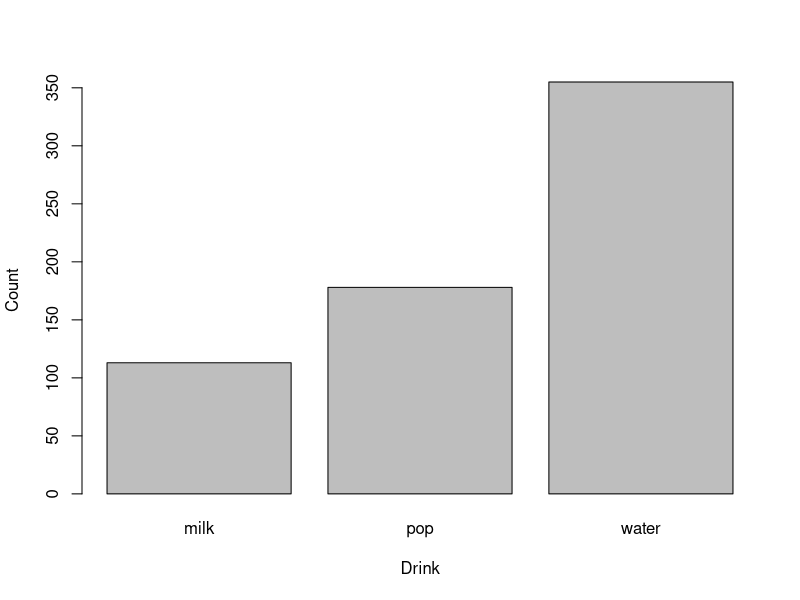
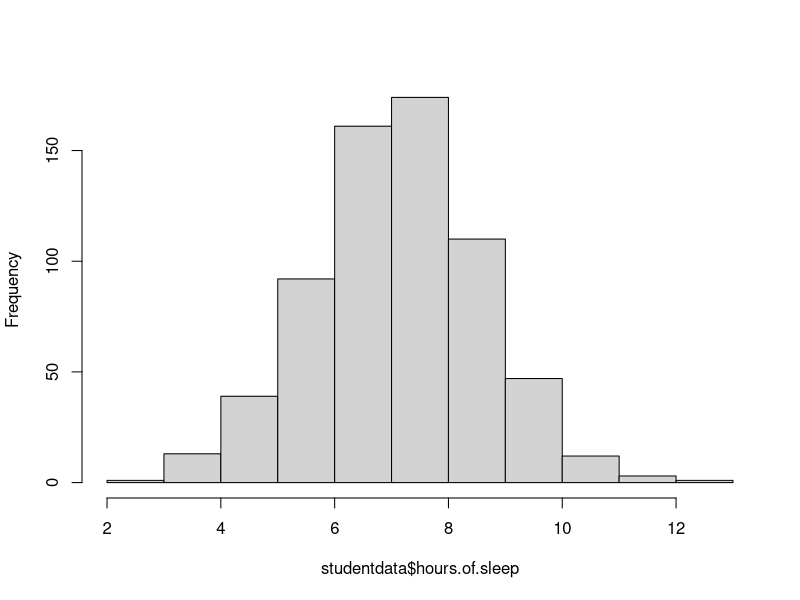
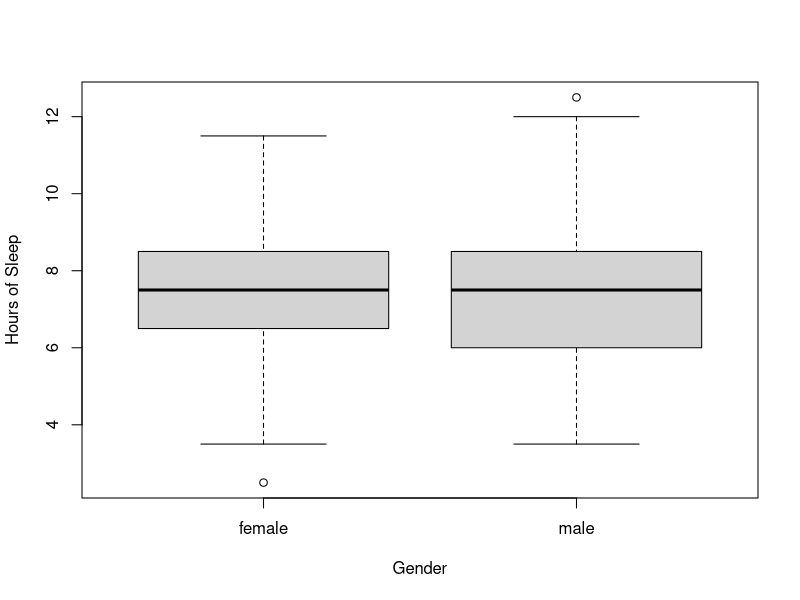
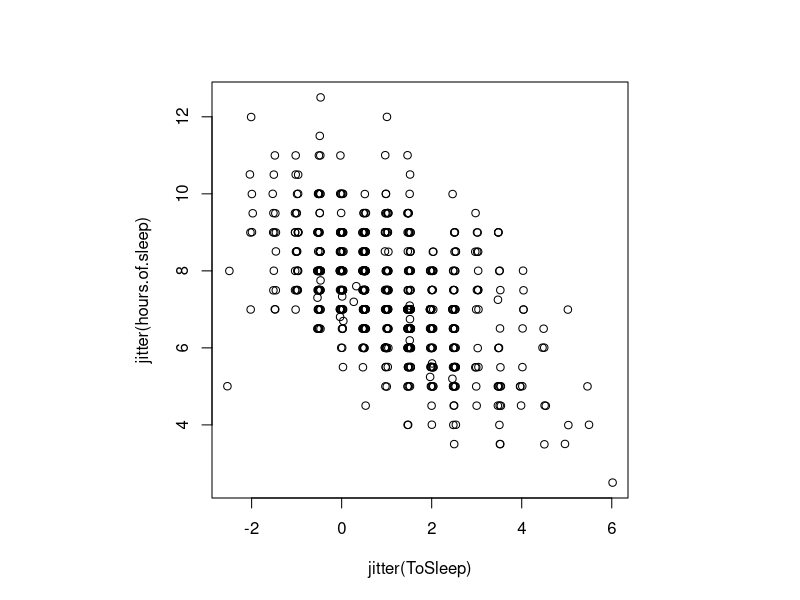
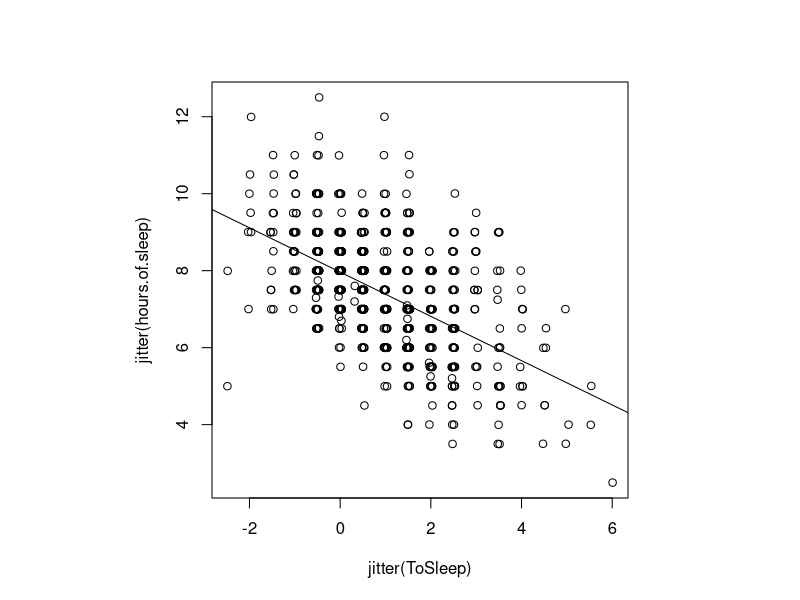
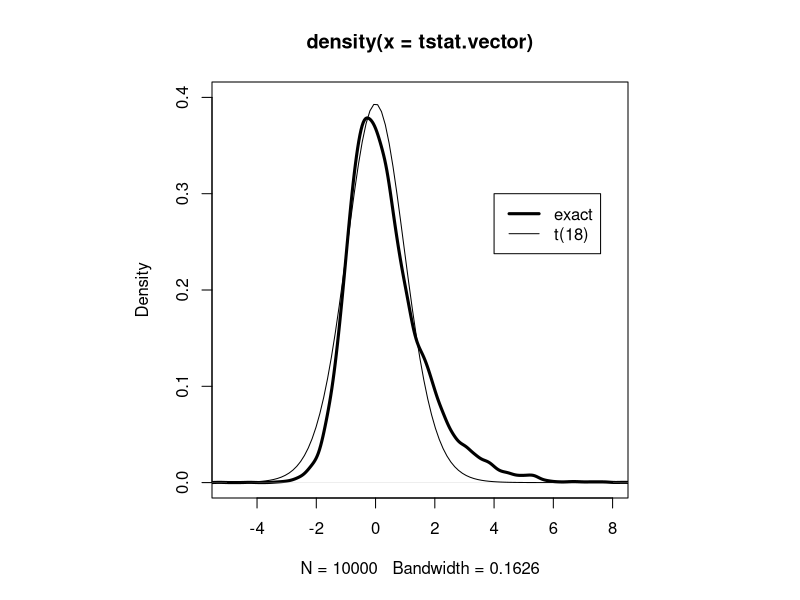

Generate these figures, in order, with R:
# Bayesian Computation with R (Second Edition)
# by Jim Albert

# 1 An Introduction to R

# 1.1 Overview

# 1.2 Exploring a Student Dataset 

# 1.2.1 Introduction to the Dataset

# 1.2.2 Reading the Data into R 

# studentdata <- read.table("studentdata.txt", sep = "\t", header = TRUE)

# This dataset is also available as part of the LearnBayes package. 

library(LearnBayes)
data(studentdata)

studentdata[1, ]

# attach(studentdata)

# 1.2.3 R Commands to Summarize and Graph a Single Batch 

table(studentdata$Drink)


barplot(table(studentdata$Drink), xlab = "Drink", ylab = "Count")

# Fig. 1.1. Barplot of the drinking preference of the statistics students.

studentdata$hours.of.sleep <- with(studentdata, WakeUp - ToSleep)

summary(studentdata$hours.of.sleep)

hist(studentdata$hours.of.sleep, main = "")

# Fig. 1.2. Histogram of the hours of sleep of the statistics students.

# 1.2.4 R Commands to Compare Batches 

boxplot(hours.of.sleep ~ Gender, data = studentdata, ylab = "Hours of Sleep")

# Fig. 1.3. Parallel boxplots of the hours of sleep of the male and female students.

str(studentdata)

female.Haircut <- with(studentdata, Haircut[Gender == "female"])
male.Haircut <- with(studentdata, Haircut[Gender == "male"])
summary(female.Haircut)
summary(male.Haircut)

# 1.2.5 R Commands for Studying Relationships 


par(pty = "s")

with(studentdata, plot(jitter(ToSleep), jitter(hours.of.sleep)))

# Fig. 1.4. Scatterplot of wake-up time and hours of sleep for students. 

with(studentdata, plot(jitter(ToSleep), jitter(hours.of.sleep)))
fit <- lm(hours.of.sleep ~ ToSleep, data = studentdata)
fit
abline(fit)

# Fig. 1.5. Scatterplot of wake-up time and hours of sleep for students with least- squares line plotted on top.

# 1.3 Exploring the Robustness of the t Statistic 

# 1.3.1 Introduction 

# 1.3.2 Writing a Function to Compute the t Statistic 

x <- rnorm(10, mean = 50, sd = 10)
y <- rnorm(10, mean = 50, sd = 10)

m <- length(x)
n <- length(y)

sp <- sqrt(((m - 1)*sd(x)^2+ (n - 1)*sd(y)^2)/(m + n - 2))

t.stat <- (mean(x) - mean(y))/(sp*sqrt(1/m+ 1/n))
t.stat

tstatistic <- function(x, y) {
  m <- length(x)
  n <- length(y)
  sp <- sqrt(((m - 1)*sd(x)^2 + (n - 1)*sd(y)^2)/(m + n - 2))
  t.stat <- (mean(x) - mean(y))/(sp*sqrt(1/m + 1/n))
  return(t.stat)
}

#source("tstatistic.R")

data.x <- c(1, 4, 3, 6, 5)
data.y <- c(5, 4, 7, 6, 10)
tstatistic(data.x, data.y)

# 1.3.3 Programming a Monte Carlo Simulation

alpha <- 0.1  # sets alpha
m <- 10       # sets m
n <- 10       # sets n
N <- 10000    # sets the number of simulations
n.reject <- 0 # counter of num. of rejections
for (i in 1:N) {
  x <- rnorm(m, mean = 0, sd = 1) # simulates xs from population 1
  y <- rnorm(n, mean = 0, sd = 1) # simulates ys from population 2
  t.stat <- tstatistic(x, y)      # computes the t statistic
  if (abs(t.stat) > qt(1 - alpha/2, n + m - 2))
    n.reject <- n.reject + 1 # reject if |T| exceeds critical pt 
}
true.sig.level <- n.reject/N # est. is proportion of rejections
true.sig.level

# 1.3.4 The Behavior of the True Significance Level Under Different Assumptions 

m <- 10
n <- 10
my.tsimulation <- function() {
  tstatistic(rnorm(m, mean = 10, sd = 2), rexp(n, rate = 1/10))
}

tstat.vector <- replicate(10000, my.tsimulation())

plot(density(tstat.vector), xlim = c(-5, 8), ylim = c(0, 0.4), lwd = 3)
curve(dt(x, df = 18), add = TRUE)
legend(4, 0.3, c("exact", "t(18)"), lwd = c(3,1))

# Fig. 1.6. Exact sampling density of the t statistic when sampling from normal and exponential distributions. 
# The t sampling density assuming normal populations is also displayed.

# 1.4 Further Reading

# 1.5 Summary of R Functions 

# 1.6 Exercises
